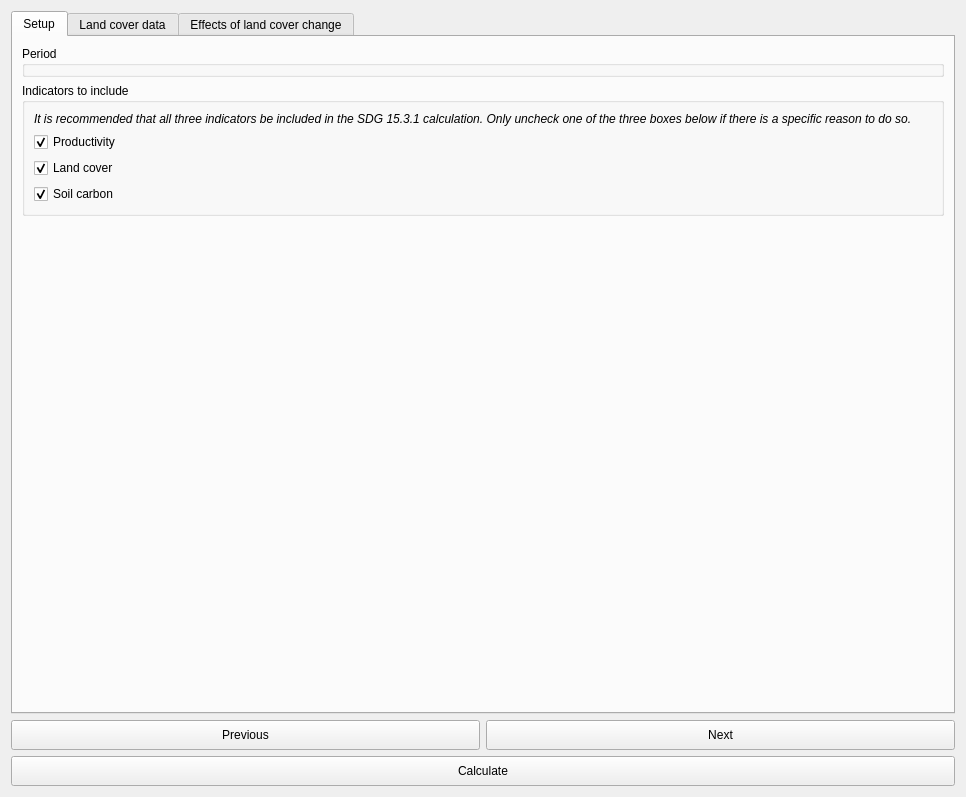
<?xml version="1.0" encoding="UTF-8"?>
<ui version="4.0">
 <class>DlgCalculateSDG</class>
 <widget class="QDialog" name="DlgCalculateSDG">
  <property name="geometry">
   <rect>
    <x>0</x>
    <y>0</y>
    <width>966</width>
    <height>797</height>
   </rect>
  </property>
  <property name="sizePolicy">
   <sizepolicy hsizetype="Fixed" vsizetype="Fixed">
    <horstretch>0</horstretch>
    <verstretch>0</verstretch>
   </sizepolicy>
  </property>
  <property name="windowTitle">
   <string>Calculate SDG 15.3.1 Indicator</string>
  </property>
  <layout class="QVBoxLayout" name="verticalLayout">
   <item>
    <widget class="QTabWidget" name="TabBox">
     <property name="sizePolicy">
      <sizepolicy hsizetype="Minimum" vsizetype="Minimum">
       <horstretch>0</horstretch>
       <verstretch>0</verstretch>
      </sizepolicy>
     </property>
     <property name="tabShape">
      <enum>QTabWidget::Rounded</enum>
     </property>
     <property name="currentIndex">
      <number>0</number>
     </property>
     <widget class="QWidget" name="SetupTab">
      <attribute name="title">
       <string>Setup</string>
      </attribute>
      <layout class="QVBoxLayout" name="verticalLayout_3">
       <item>
        <widget class="QGroupBox" name="groupBox_4">
         <property name="title">
          <string>Period</string>
         </property>
        </widget>
       </item>
       <item>
        <widget class="QGroupBox" name="groupBox_3">
         <property name="title">
          <string>Indicators to include</string>
         </property>
         <layout class="QVBoxLayout" name="verticalLayout_5">
          <item>
           <widget class="QLabel" name="label_8">
            <property name="font">
             <font>
              <italic>true</italic>
             </font>
            </property>
            <property name="text">
             <string>It is recommended that all three indicators be included in the SDG 15.3.1 calculation. Only uncheck one of the three boxes below if there is a specific reason to do so.</string>
            </property>
            <property name="wordWrap">
             <bool>true</bool>
            </property>
           </widget>
          </item>
          <item>
           <widget class="QCheckBox" name="checkBox_3">
            <property name="text">
             <string>Productivity</string>
            </property>
            <property name="checked">
             <bool>true</bool>
            </property>
           </widget>
          </item>
          <item>
           <widget class="QCheckBox" name="checkBox_2">
            <property name="text">
             <string>Land cover</string>
            </property>
            <property name="checked">
             <bool>true</bool>
            </property>
           </widget>
          </item>
          <item>
           <widget class="QCheckBox" name="checkBox">
            <property name="text">
             <string>Soil carbon</string>
            </property>
            <property name="checked">
             <bool>true</bool>
            </property>
           </widget>
          </item>
         </layout>
        </widget>
       </item>
       <item>
        <spacer name="verticalSpacer">
         <property name="orientation">
          <enum>Qt::Vertical</enum>
         </property>
         <property name="sizeHint" stdset="0">
          <size>
           <width>20</width>
           <height>390</height>
          </size>
         </property>
        </spacer>
       </item>
      </layout>
     </widget>
     <widget class="QWidget" name="LCTab">
      <attribute name="title">
       <string>Land cover data</string>
      </attribute>
      <layout class="QVBoxLayout" name="verticalLayout_2">
       <item>
        <widget class="QGroupBox" name="groupBox">
         <property name="title">
          <string>Land cover input data</string>
         </property>
         <layout class="QGridLayout" name="gridLayout">
          <item row="0" column="0">
           <widget class="QLabel" name="label_4">
            <property name="text">
             <string>Dataset:</string>
            </property>
           </widget>
          </item>
          <item row="2" column="0">
           <widget class="QLabel" name="label_3">
            <property name="text">
             <string>Land cover aggregation method:</string>
            </property>
           </widget>
          </item>
          <item row="3" column="0">
           <widget class="QLabel" name="label_2">
            <property name="text">
             <string>Period:</string>
            </property>
           </widget>
          </item>
          <item row="0" column="1">
           <widget class="QLineEdit" name="lineEdit_dataset">
            <property name="minimumSize">
             <size>
              <width>0</width>
              <height>30</height>
             </size>
            </property>
            <property name="readOnly">
             <bool>true</bool>
            </property>
           </widget>
          </item>
          <item row="2" column="1">
           <widget class="QLineEdit" name="lineEdit_agg_method">
            <property name="minimumSize">
             <size>
              <width>0</width>
              <height>30</height>
             </size>
            </property>
            <property name="readOnly">
             <bool>true</bool>
            </property>
           </widget>
          </item>
          <item row="3" column="1">
           <widget class="QLineEdit" name="lineEdit_period">
            <property name="minimumSize">
             <size>
              <width>0</width>
              <height>30</height>
             </size>
            </property>
            <property name="readOnly">
             <bool>true</bool>
            </property>
           </widget>
          </item>
          <item row="4" column="0" colspan="2" alignment="Qt::AlignHCenter">
           <widget class="QPushButton" name="btn_modify_lc_settings">
            <property name="minimumSize">
             <size>
              <width>0</width>
              <height>30</height>
             </size>
            </property>
            <property name="maximumSize">
             <size>
              <width>400</width>
              <height>16777215</height>
             </size>
            </property>
            <property name="text">
             <string>Modify land cover input data</string>
            </property>
           </widget>
          </item>
         </layout>
        </widget>
       </item>
       <item>
        <spacer name="verticalSpacer_3">
         <property name="orientation">
          <enum>Qt::Vertical</enum>
         </property>
         <property name="sizeHint" stdset="0">
          <size>
           <width>20</width>
           <height>0</height>
          </size>
         </property>
        </spacer>
       </item>
      </layout>
     </widget>
     <widget class="QWidget" name="TransitionMatrixTab">
      <attribute name="title">
       <string>Effects of land cover change</string>
      </attribute>
      <layout class="QVBoxLayout" name="verticalLayout_4">
       <item>
        <layout class="QGridLayout" name="lc_trans_table_layout" rowminimumheight="0,0,0">
         <item row="0" column="1" alignment="Qt::AlignHCenter">
          <widget class="QLabel" name="label_lc_target_year">
           <property name="sizePolicy">
            <sizepolicy hsizetype="Preferred" vsizetype="Minimum">
             <horstretch>0</horstretch>
             <verstretch>0</verstretch>
            </sizepolicy>
           </property>
           <property name="minimumSize">
            <size>
             <width>0</width>
             <height>35</height>
            </size>
           </property>
           <property name="maximumSize">
            <size>
             <width>16777215</width>
             <height>35</height>
            </size>
           </property>
           <property name="font">
            <font>
             <weight>75</weight>
             <bold>true</bold>
            </font>
           </property>
           <property name="text">
            <string>Land cover in target year </string>
           </property>
          </widget>
         </item>
         <item row="1" column="1">
          <widget class="QTableWidget" name="transMatrix">
           <property name="sizePolicy">
            <sizepolicy hsizetype="Expanding" vsizetype="Expanding">
             <horstretch>0</horstretch>
             <verstretch>0</verstretch>
            </sizepolicy>
           </property>
           <property name="minimumSize">
            <size>
             <width>800</width>
             <height>325</height>
            </size>
           </property>
           <property name="autoFillBackground">
            <bool>false</bool>
           </property>
           <property name="frameShape">
            <enum>QFrame::Panel</enum>
           </property>
           <property name="frameShadow">
            <enum>QFrame::Sunken</enum>
           </property>
           <property name="verticalScrollBarPolicy">
            <enum>Qt::ScrollBarAsNeeded</enum>
           </property>
           <property name="showGrid">
            <bool>false</bool>
           </property>
           <property name="gridStyle">
            <enum>Qt::SolidLine</enum>
           </property>
           <property name="rowCount">
            <number>7</number>
           </property>
           <property name="columnCount">
            <number>7</number>
           </property>
           <attribute name="horizontalHeaderCascadingSectionResizes">
            <bool>true</bool>
           </attribute>
           <attribute name="horizontalHeaderDefaultSectionSize">
            <number>40</number>
           </attribute>
           <attribute name="horizontalHeaderMinimumSectionSize">
            <number>20</number>
           </attribute>
           <attribute name="horizontalHeaderStretchLastSection">
            <bool>false</bool>
           </attribute>
           <attribute name="verticalHeaderCascadingSectionResizes">
            <bool>true</bool>
           </attribute>
           <attribute name="verticalHeaderDefaultSectionSize">
            <number>40</number>
           </attribute>
           <attribute name="verticalHeaderMinimumSectionSize">
            <number>40</number>
           </attribute>
           <attribute name="verticalHeaderStretchLastSection">
            <bool>false</bool>
           </attribute>
           <row>
            <property name="text">
             <string>Forest</string>
            </property>
           </row>
           <row>
            <property name="text">
             <string>Grassland*</string>
            </property>
           </row>
           <row>
            <property name="text">
             <string>Cropland</string>
            </property>
           </row>
           <row>
            <property name="text">
             <string>Wetland</string>
            </property>
           </row>
           <row>
            <property name="text">
             <string>Artificial area</string>
            </property>
           </row>
           <row>
            <property name="text">
             <string>Bare land</string>
            </property>
           </row>
           <row>
            <property name="text">
             <string>Water body</string>
            </property>
           </row>
           <column>
            <property name="text">
             <string>Forest</string>
            </property>
           </column>
           <column>
            <property name="text">
             <string>Grassland*</string>
            </property>
           </column>
           <column>
            <property name="text">
             <string>Cropland</string>
            </property>
           </column>
           <column>
            <property name="text">
             <string>Wetland</string>
            </property>
           </column>
           <column>
            <property name="text">
             <string>Artificial area</string>
            </property>
           </column>
           <column>
            <property name="text">
             <string>Bare land</string>
            </property>
           </column>
           <column>
            <property name="text">
             <string>Water body</string>
            </property>
           </column>
           <item row="0" column="0">
            <property name="text">
             <string/>
            </property>
            <property name="textAlignment">
             <set>AlignHCenter|AlignVCenter|AlignCenter</set>
            </property>
           </item>
           <item row="0" column="1">
            <property name="text">
             <string/>
            </property>
            <property name="textAlignment">
             <set>AlignHCenter|AlignVCenter|AlignCenter</set>
            </property>
           </item>
           <item row="0" column="2">
            <property name="text">
             <string/>
            </property>
            <property name="textAlignment">
             <set>AlignHCenter|AlignVCenter|AlignCenter</set>
            </property>
           </item>
           <item row="0" column="3">
            <property name="text">
             <string/>
            </property>
            <property name="textAlignment">
             <set>AlignHCenter|AlignVCenter|AlignCenter</set>
            </property>
           </item>
           <item row="0" column="4">
            <property name="text">
             <string/>
            </property>
            <property name="textAlignment">
             <set>AlignHCenter|AlignVCenter|AlignCenter</set>
            </property>
           </item>
           <item row="0" column="5">
            <property name="text">
             <string/>
            </property>
            <property name="textAlignment">
             <set>AlignHCenter|AlignVCenter|AlignCenter</set>
            </property>
           </item>
           <item row="0" column="6">
            <property name="text">
             <string/>
            </property>
           </item>
           <item row="1" column="0">
            <property name="text">
             <string/>
            </property>
            <property name="textAlignment">
             <set>AlignHCenter|AlignVCenter|AlignCenter</set>
            </property>
           </item>
           <item row="1" column="1">
            <property name="text">
             <string/>
            </property>
            <property name="textAlignment">
             <set>AlignHCenter|AlignVCenter|AlignCenter</set>
            </property>
           </item>
           <item row="1" column="2">
            <property name="text">
             <string/>
            </property>
            <property name="textAlignment">
             <set>AlignHCenter|AlignVCenter|AlignCenter</set>
            </property>
           </item>
           <item row="1" column="3">
            <property name="text">
             <string/>
            </property>
            <property name="textAlignment">
             <set>AlignHCenter|AlignVCenter|AlignCenter</set>
            </property>
           </item>
           <item row="1" column="4">
            <property name="text">
             <string/>
            </property>
            <property name="textAlignment">
             <set>AlignHCenter|AlignVCenter|AlignCenter</set>
            </property>
           </item>
           <item row="1" column="5">
            <property name="text">
             <string/>
            </property>
            <property name="textAlignment">
             <set>AlignHCenter|AlignVCenter|AlignCenter</set>
            </property>
           </item>
           <item row="1" column="6">
            <property name="text">
             <string/>
            </property>
           </item>
           <item row="2" column="0">
            <property name="text">
             <string/>
            </property>
            <property name="textAlignment">
             <set>AlignHCenter|AlignVCenter|AlignCenter</set>
            </property>
           </item>
           <item row="2" column="1">
            <property name="text">
             <string/>
            </property>
            <property name="textAlignment">
             <set>AlignHCenter|AlignVCenter|AlignCenter</set>
            </property>
           </item>
           <item row="2" column="2">
            <property name="text">
             <string/>
            </property>
            <property name="textAlignment">
             <set>AlignHCenter|AlignVCenter|AlignCenter</set>
            </property>
           </item>
           <item row="2" column="3">
            <property name="text">
             <string/>
            </property>
            <property name="textAlignment">
             <set>AlignHCenter|AlignVCenter|AlignCenter</set>
            </property>
           </item>
           <item row="2" column="4">
            <property name="text">
             <string/>
            </property>
            <property name="textAlignment">
             <set>AlignHCenter|AlignVCenter|AlignCenter</set>
            </property>
           </item>
           <item row="2" column="5">
            <property name="text">
             <string/>
            </property>
            <property name="textAlignment">
             <set>AlignHCenter|AlignVCenter|AlignCenter</set>
            </property>
           </item>
           <item row="2" column="6">
            <property name="text">
             <string/>
            </property>
           </item>
           <item row="3" column="0">
            <property name="text">
             <string/>
            </property>
            <property name="textAlignment">
             <set>AlignHCenter|AlignVCenter|AlignCenter</set>
            </property>
           </item>
           <item row="3" column="1">
            <property name="text">
             <string/>
            </property>
            <property name="textAlignment">
             <set>AlignHCenter|AlignVCenter|AlignCenter</set>
            </property>
           </item>
           <item row="3" column="2">
            <property name="text">
             <string/>
            </property>
            <property name="textAlignment">
             <set>AlignHCenter|AlignVCenter|AlignCenter</set>
            </property>
           </item>
           <item row="3" column="3">
            <property name="text">
             <string/>
            </property>
            <property name="textAlignment">
             <set>AlignHCenter|AlignVCenter|AlignCenter</set>
            </property>
           </item>
           <item row="3" column="4">
            <property name="text">
             <string/>
            </property>
            <property name="textAlignment">
             <set>AlignHCenter|AlignVCenter|AlignCenter</set>
            </property>
           </item>
           <item row="3" column="5">
            <property name="text">
             <string/>
            </property>
            <property name="textAlignment">
             <set>AlignHCenter|AlignVCenter|AlignCenter</set>
            </property>
           </item>
           <item row="3" column="6">
            <property name="text">
             <string/>
            </property>
           </item>
           <item row="4" column="0">
            <property name="text">
             <string/>
            </property>
            <property name="textAlignment">
             <set>AlignHCenter|AlignVCenter|AlignCenter</set>
            </property>
           </item>
           <item row="4" column="1">
            <property name="text">
             <string/>
            </property>
            <property name="textAlignment">
             <set>AlignHCenter|AlignVCenter|AlignCenter</set>
            </property>
           </item>
           <item row="4" column="2">
            <property name="text">
             <string/>
            </property>
            <property name="textAlignment">
             <set>AlignHCenter|AlignVCenter|AlignCenter</set>
            </property>
           </item>
           <item row="4" column="3">
            <property name="text">
             <string/>
            </property>
            <property name="textAlignment">
             <set>AlignHCenter|AlignVCenter|AlignCenter</set>
            </property>
           </item>
           <item row="4" column="4">
            <property name="text">
             <string/>
            </property>
            <property name="textAlignment">
             <set>AlignHCenter|AlignVCenter|AlignCenter</set>
            </property>
           </item>
           <item row="4" column="5">
            <property name="text">
             <string/>
            </property>
            <property name="textAlignment">
             <set>AlignHCenter|AlignVCenter|AlignCenter</set>
            </property>
           </item>
           <item row="4" column="6">
            <property name="text">
             <string/>
            </property>
           </item>
           <item row="5" column="0">
            <property name="text">
             <string/>
            </property>
            <property name="textAlignment">
             <set>AlignHCenter|AlignVCenter|AlignCenter</set>
            </property>
           </item>
           <item row="5" column="1">
            <property name="text">
             <string/>
            </property>
            <property name="textAlignment">
             <set>AlignHCenter|AlignVCenter|AlignCenter</set>
            </property>
           </item>
           <item row="5" column="2">
            <property name="text">
             <string/>
            </property>
            <property name="textAlignment">
             <set>AlignHCenter|AlignVCenter|AlignCenter</set>
            </property>
           </item>
           <item row="5" column="3">
            <property name="text">
             <string/>
            </property>
            <property name="textAlignment">
             <set>AlignHCenter|AlignVCenter|AlignCenter</set>
            </property>
           </item>
           <item row="5" column="4">
            <property name="text">
             <string/>
            </property>
            <property name="textAlignment">
             <set>AlignHCenter|AlignVCenter|AlignCenter</set>
            </property>
           </item>
           <item row="5" column="5">
            <property name="text">
             <string/>
            </property>
            <property name="textAlignment">
             <set>AlignHCenter|AlignVCenter|AlignCenter</set>
            </property>
           </item>
           <item row="5" column="6">
            <property name="text">
             <string/>
            </property>
           </item>
          </widget>
         </item>
         <item row="0" column="0">
          <spacer name="horizontalSpacer">
           <property name="orientation">
            <enum>Qt::Horizontal</enum>
           </property>
           <property name="sizeType">
            <enum>QSizePolicy::Fixed</enum>
           </property>
           <property name="sizeHint" stdset="0">
            <size>
             <width>40</width>
             <height>20</height>
            </size>
           </property>
          </spacer>
         </item>
         <item row="2" column="0" colspan="2">
          <widget class="QGroupBox" name="groupBox_2">
           <property name="title">
            <string>Legend</string>
           </property>
           <layout class="QGridLayout" name="gridLayout_5">
            <item row="0" column="0">
             <widget class="QLabel" name="label">
              <property name="text">
               <string>Degradation</string>
              </property>
             </widget>
            </item>
            <item row="0" column="2">
             <widget class="QLabel" name="label_6">
              <property name="text">
               <string>Improvement</string>
              </property>
             </widget>
            </item>
            <item row="1" column="0">
             <widget class="QLineEdit" name="legend_deg">
              <property name="minimumSize">
               <size>
                <width>0</width>
                <height>30</height>
               </size>
              </property>
              <property name="text">
               <string notr="true">-</string>
              </property>
              <property name="alignment">
               <set>Qt::AlignCenter</set>
              </property>
              <property name="readOnly">
               <bool>true</bool>
              </property>
              <property name="placeholderText">
               <string/>
              </property>
             </widget>
            </item>
            <item row="3" column="0" colspan="3">
             <widget class="QLabel" name="label_5">
              <property name="text">
               <string>*The &quot;Grassland&quot; class consists of grassland, shrub, and sparsely vegetated areas (if the default aggregation is used).</string>
              </property>
             </widget>
            </item>
            <item row="1" column="2">
             <widget class="QLineEdit" name="legend_imp">
              <property name="minimumSize">
               <size>
                <width>0</width>
                <height>30</height>
               </size>
              </property>
              <property name="text">
               <string notr="true">+</string>
              </property>
              <property name="alignment">
               <set>Qt::AlignCenter</set>
              </property>
              <property name="readOnly">
               <bool>true</bool>
              </property>
              <property name="placeholderText">
               <string/>
              </property>
             </widget>
            </item>
            <item row="1" column="1">
             <widget class="QLineEdit" name="legend_stable">
              <property name="minimumSize">
               <size>
                <width>0</width>
                <height>30</height>
               </size>
              </property>
              <property name="text">
               <string notr="true">0</string>
              </property>
              <property name="alignment">
               <set>Qt::AlignCenter</set>
              </property>
              <property name="readOnly">
               <bool>true</bool>
              </property>
              <property name="placeholderText">
               <string/>
              </property>
             </widget>
            </item>
            <item row="0" column="1">
             <widget class="QLabel" name="label_7">
              <property name="text">
               <string>Stable</string>
              </property>
             </widget>
            </item>
           </layout>
          </widget>
         </item>
        </layout>
       </item>
       <item>
        <layout class="QGridLayout" name="gridLayout_7">
         <item row="0" column="1">
          <widget class="QPushButton" name="btn_transmatrix_loadfile">
           <property name="minimumSize">
            <size>
             <width>0</width>
             <height>30</height>
            </size>
           </property>
           <property name="text">
            <string>Load saved table...</string>
           </property>
          </widget>
         </item>
         <item row="0" column="0">
          <widget class="QPushButton" name="btn_transmatrix_reset">
           <property name="minimumSize">
            <size>
             <width>0</width>
             <height>30</height>
            </size>
           </property>
           <property name="text">
            <string>Reset table</string>
           </property>
          </widget>
         </item>
         <item row="0" column="2">
          <widget class="QPushButton" name="btn_transmatrix_savefile">
           <property name="minimumSize">
            <size>
             <width>0</width>
             <height>30</height>
            </size>
           </property>
           <property name="text">
            <string>Save table to file...</string>
           </property>
          </widget>
         </item>
        </layout>
       </item>
       <item>
        <spacer name="verticalSpacer_2">
         <property name="orientation">
          <enum>Qt::Vertical</enum>
         </property>
         <property name="sizeType">
          <enum>QSizePolicy::Minimum</enum>
         </property>
         <property name="sizeHint" stdset="0">
          <size>
           <width>0</width>
           <height>0</height>
          </size>
         </property>
        </spacer>
       </item>
      </layout>
     </widget>
    </widget>
   </item>
   <item>
    <layout class="QGridLayout" name="gridLayout_3">
     <item row="0" column="1">
      <widget class="QPushButton" name="button_next">
       <property name="minimumSize">
        <size>
         <width>0</width>
         <height>30</height>
        </size>
       </property>
       <property name="text">
        <string>Next</string>
       </property>
      </widget>
     </item>
     <item row="1" column="0" colspan="2">
      <widget class="QPushButton" name="button_calculate">
       <property name="minimumSize">
        <size>
         <width>0</width>
         <height>30</height>
        </size>
       </property>
       <property name="text">
        <string>Calculate</string>
       </property>
      </widget>
     </item>
     <item row="0" column="0">
      <widget class="QPushButton" name="button_prev">
       <property name="minimumSize">
        <size>
         <width>0</width>
         <height>30</height>
        </size>
       </property>
       <property name="text">
        <string>Previous</string>
       </property>
      </widget>
     </item>
    </layout>
   </item>
  </layout>
 </widget>
 <tabstops>
  <tabstop>TabBox</tabstop>
  <tabstop>button_prev</tabstop>
  <tabstop>button_next</tabstop>
  <tabstop>button_calculate</tabstop>
 </tabstops>
 <resources/>
 <connections/>
</ui>
